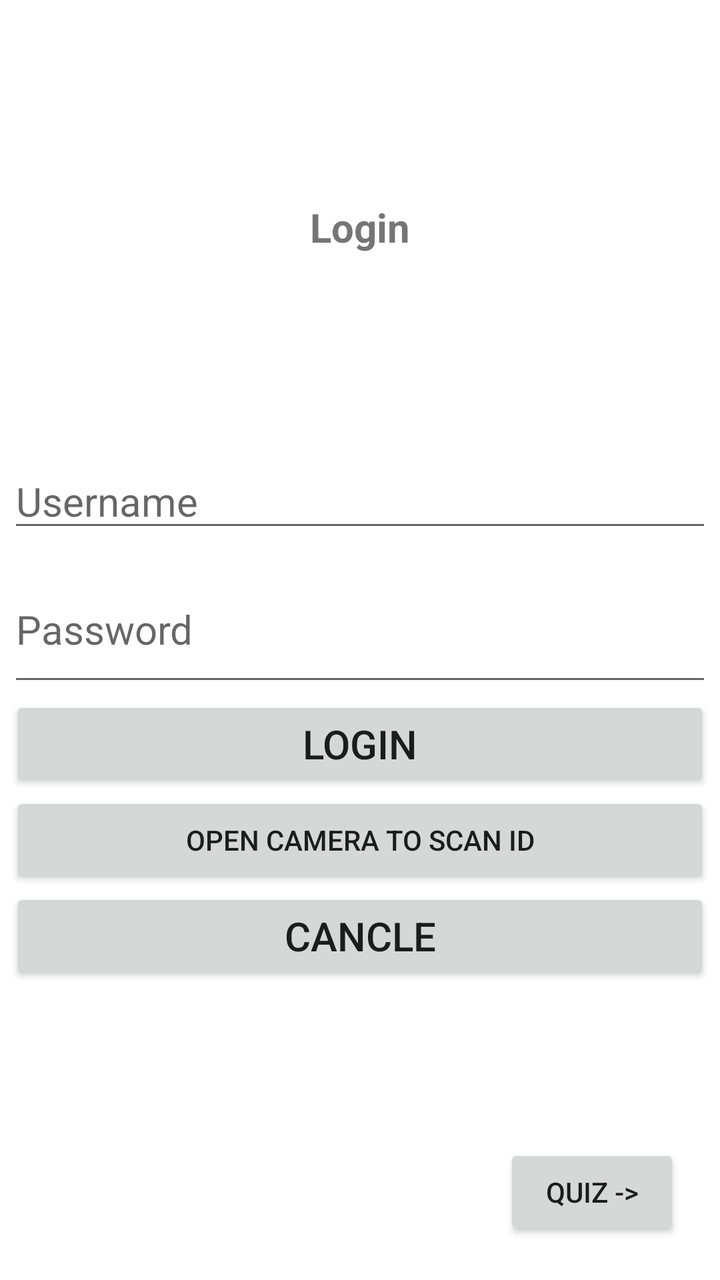
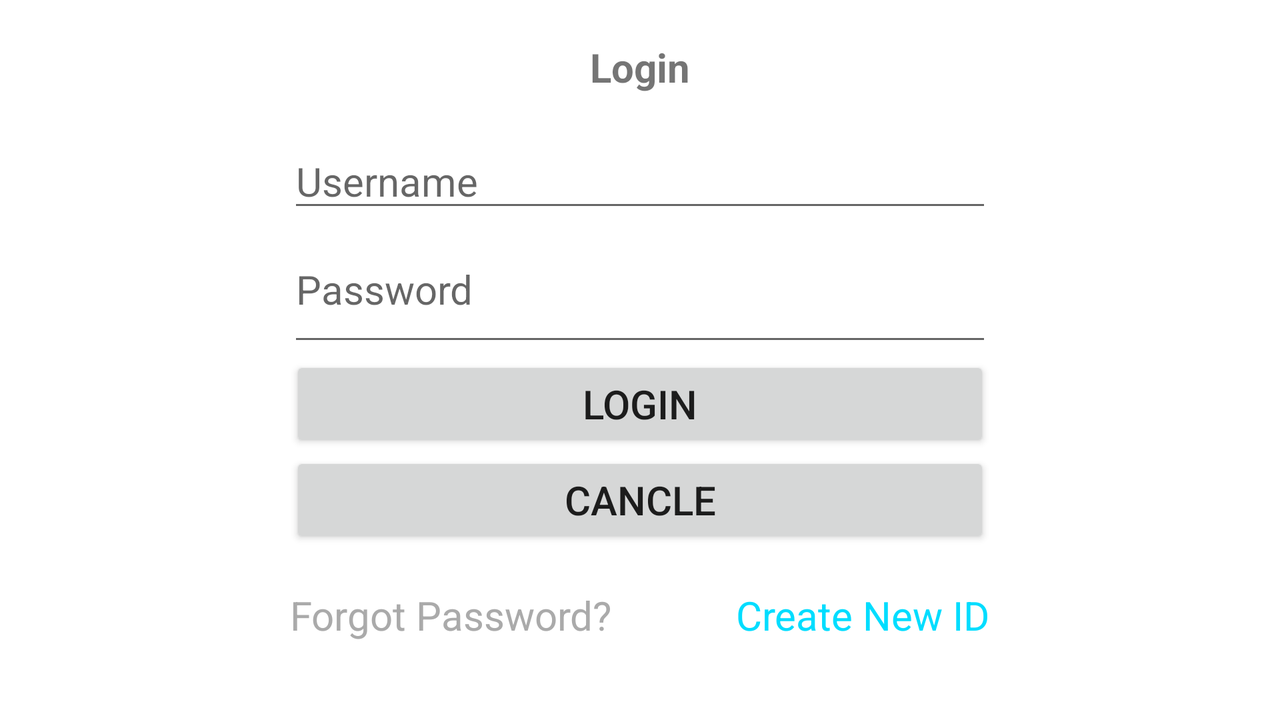

One screen, two layout resources from the same app: the default and the author's alternative for another configuration. Each is rendered where Android would select it; the XML of both is given below.
<!-- AndroidManifest.xml: application theme Theme.MAD_LAB -->
<!-- res/layout/activity_login.xml -->
<?xml version="1.0" encoding="utf-8"?>
<RelativeLayout xmlns:android="http://schemas.android.com/apk/res/android"
    xmlns:app="http://schemas.android.com/apk/res-auto"
    xmlns:tools="http://schemas.android.com/tools"
    android:layout_width="match_parent"
    android:layout_height="match_parent"
    tools:context=".LoginActivity">

    <TextView
        android:id="@+id/lbl_login"
        android:layout_width="wrap_content"
        android:layout_height="wrap_content"
        android:text="Login"
        android:textSize="20dp"
        android:layout_centerHorizontal="true"
        android:textStyle="bold"
        android:layout_marginTop="100dp"
        android:layout_marginBottom="100dp"
        />

    <EditText
        android:id="@+id/et_Username"
        android:layout_width="352dp"
        android:layout_height="wrap_content"
        android:layout_below="@+id/lbl_login"
        android:layout_centerHorizontal="true"
        android:hint="Username"
        android:textSize="20dp"
        android:layout_marginBottom="20dp"
        />

    <EditText
        android:id="@+id/et_Password"
        android:layout_width="352dp"
        android:layout_height="wrap_content"
        android:layout_below="@+id/et_Username"
        android:layout_centerHorizontal="true"
        android:hint="Password"
        android:textSize="20dp"
        android:paddingBottom="20dp"
        />

    <Button
        android:id="@+id/btn_Login"
        android:layout_width="350dp"
        android:layout_height="wrap_content"
        android:layout_below="@+id/et_Password"
        android:layout_centerHorizontal="true"
        android:text="Login"
        android:textSize="20dp"
        />

    <Button
        android:id="@+id/btn_IDcamera"
        android:layout_width="350dp"
        android:layout_height="wrap_content"
        android:layout_below="@+id/btn_Login"
        android:layout_centerHorizontal="true"
        android:text="Open camera to scan ID"
        />

    <Button
        android:id="@+id/btn_Cancle"
        android:layout_width="350dp"
        android:layout_height="wrap_content"
        android:layout_below="@+id/btn_IDcamera"
        android:layout_centerHorizontal="true"
        android:text="Cancle"
        android:textSize="20dp"
        />

    <Button
        android:id="@+id/btn_test_show"
        android:layout_width="wrap_content"
        android:layout_height="wrap_content"
        android:text="Quiz ->"
        android:layout_alignParentRight="true"
        android:layout_alignParentBottom="true"
        android:layout_marginBottom="20dp"
        android:layout_marginRight="20dp"
        />

</RelativeLayout>
<!-- resources referenced by this layout -->
<resources>
  <style name="Theme.MAD_LAB" parent="Theme.MaterialComponents.DayNight.DarkActionBar">
          
          <item name="colorPrimary">@color/purple_500</item>
          <item name="colorPrimaryVariant">@color/purple_700</item>
          <item name="colorOnPrimary">@color/white</item>
          
          <item name="colorSecondary">@color/teal_200</item>
          <item name="colorSecondaryVariant">@color/teal_700</item>
          <item name="colorOnSecondary">@color/black</item>
          
          <item name="android:statusBarColor" tools:targetApi="l">?attr/colorPrimaryVariant</item>
          
      </style>
  <color name="purple_500">#FF6200EE</color>
  <color name="purple_700">#FF3700B3</color>
  <color name="white">#FFFFFFFF</color>
  <color name="teal_200">#FF03DAC5</color>
  <color name="teal_700">#FF018786</color>
  <color name="black">#FF000000</color>
</resources>
<!-- res/layout-land/activity_login.xml (the author's variant of the layout above) -->
<!-- drawn on the phone turned sideways -->
<?xml version="1.0" encoding="utf-8"?>
<androidx.constraintlayout.widget.ConstraintLayout xmlns:android="http://schemas.android.com/apk/res/android"
    xmlns:app="http://schemas.android.com/apk/res-auto"
    xmlns:tools="http://schemas.android.com/tools"
    android:id="@+id/relativeLayout"
    android:layout_width="match_parent"
    android:layout_height="match_parent"
    tools:context=".LoginActivity">

    <TextView
        android:id="@+id/lbl_login"
        android:layout_width="wrap_content"
        android:layout_height="wrap_content"
        android:layout_marginTop="20dp"
        android:layout_marginBottom="100dp"
        android:text="Login"
        android:textSize="20dp"
        android:textStyle="bold"
        app:layout_constraintLeft_toLeftOf="parent"
        app:layout_constraintRight_toRightOf="parent"
        app:layout_constraintTop_toTopOf="parent" />

    <EditText
        android:id="@+id/et_Username"
        android:layout_width="352dp"
        android:layout_height="wrap_content"
        android:layout_marginTop="20dp"
        android:layout_marginBottom="20dp"
        android:hint="Username"
        android:textSize="20dp"
        app:layout_constraintLeft_toLeftOf="parent"
        app:layout_constraintRight_toRightOf="parent"
        app:layout_constraintTop_toBottomOf="@+id/lbl_login" />

    <EditText
        android:id="@+id/et_Password"
        android:layout_width="352dp"
        android:layout_height="wrap_content"
        android:layout_marginTop="10dp"
        android:hint="Password"
        android:paddingBottom="20dp"
        android:textSize="20dp"
        android:inputType="textPassword"
        app:layout_constraintLeft_toLeftOf="parent"
        app:layout_constraintRight_toRightOf="parent"
        app:layout_constraintTop_toBottomOf="@+id/et_Username" />

    <Button
        android:id="@+id/btn_Login"
        android:layout_width="350dp"
        android:layout_height="wrap_content"
        android:text="Login"
        android:textSize="20dp"
        app:layout_constraintLeft_toLeftOf="parent"
        app:layout_constraintRight_toRightOf="parent"
        app:layout_constraintTop_toBottomOf="@+id/et_Password"
        />

    <Button
        android:id="@+id/btn_Cancle"
        android:layout_width="350dp"
        android:layout_height="wrap_content"
        android:text="Cancle"
        android:textSize="20dp"
        app:layout_constraintLeft_toLeftOf="parent"
        app:layout_constraintRight_toRightOf="parent"
        app:layout_constraintTop_toBottomOf="@+id/btn_Login" />

    <TextView
        android:id="@+id/btn_forgot_password"
        android:layout_width="wrap_content"
        android:layout_height="wrap_content"
        android:layout_marginTop="20dp"
        android:text="Forgot Password?"
        android:textColor="@android:color/darker_gray"
        android:textSize="20dp"
        app:layout_constraintLeft_toLeftOf="parent"
        app:layout_constraintRight_toRightOf="parent"
        app:layout_constraintStart_toStartOf="@+id/btn_Cancle"
        app:layout_constraintTop_toBottomOf="@+id/btn_Cancle" />

    <TextView
        android:id="@+id/btn_signUp"
        android:layout_width="wrap_content"
        android:layout_height="wrap_content"
        android:layout_marginTop="20dp"
        android:text="Create New ID"
        android:textColor="@android:color/holo_blue_bright"
        android:textSize="20dp"
        app:layout_constraintEnd_toEndOf="@+id/btn_Cancle"
        app:layout_constraintHorizontal_bias="1.0"
        app:layout_constraintLeft_toLeftOf="parent"
        app:layout_constraintRight_toRightOf="parent"
        app:layout_constraintStart_toEndOf="@+id/btn_forgot_password"
        app:layout_constraintTop_toBottomOf="@+id/btn_Cancle" />

</androidx.constraintlayout.widget.ConstraintLayout>
